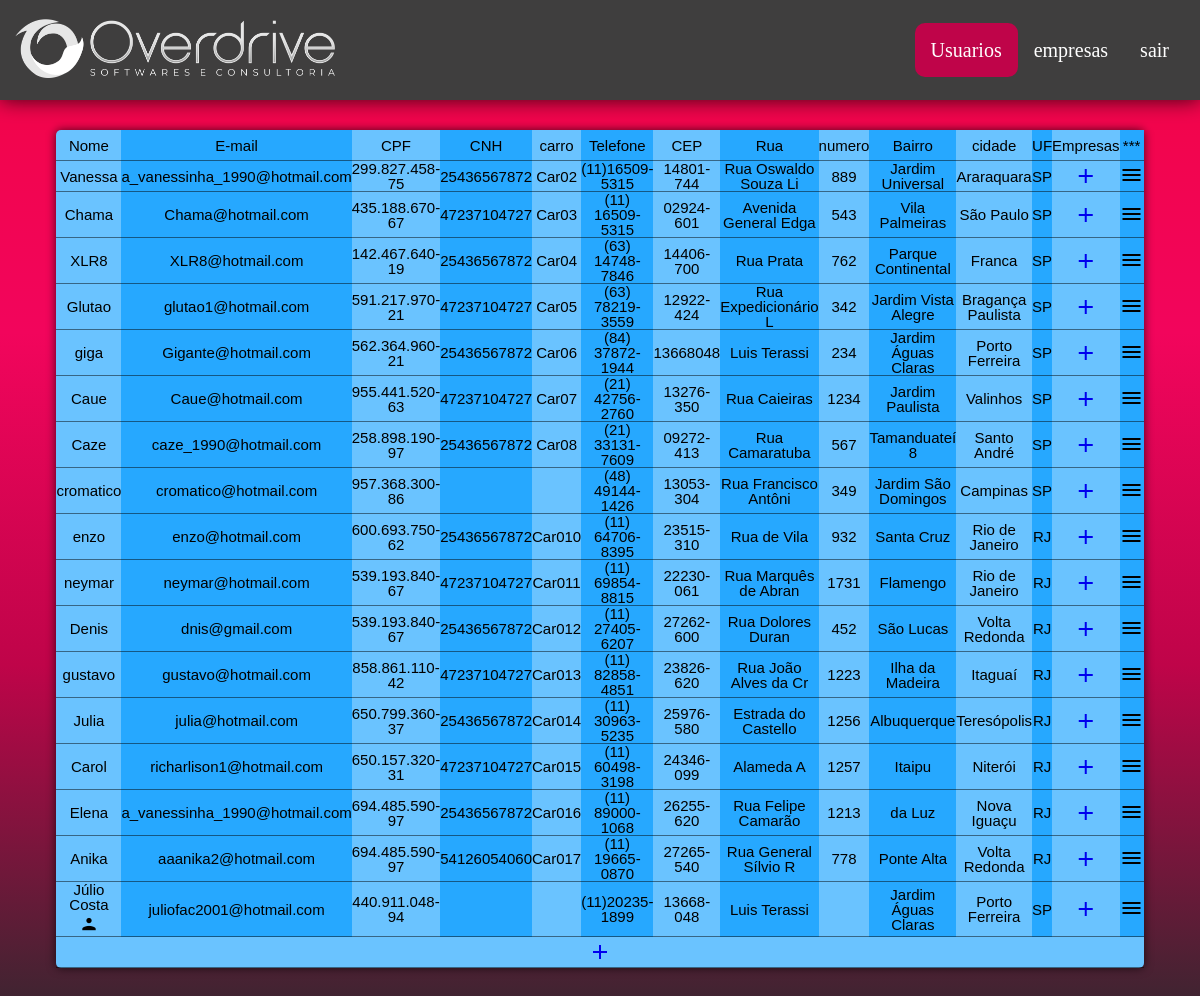
The page /admin/tabelaUsers.php (signed in) on the database its author committed.
### tables this page shows
CREATE TABLE `users` (
  `userId` mediumint(8) unsigned NOT NULL AUTO_INCREMENT,
  `name` varchar(255) DEFAULT NULL,
  `Email` varchar(255) DEFAULT NULL,
  `pass` varchar(255) DEFAULT NULL,
  `CPF` varchar(20) DEFAULT NULL,
  `CNH` varchar(20) DEFAULT NULL,
  `carro` varchar(100) DEFAULT NULL,
  `phone` varchar(20) DEFAULT NULL,
  `CEP` varchar(10) DEFAULT NULL,
  `rua` varchar(20) DEFAULT NULL,
  `numero` varchar(10) DEFAULT NULL,
  `bairro` varchar(50) DEFAULT NULL,
  `cidade` varchar(50) DEFAULT NULL,
  `UF` varchar(5) DEFAULT NULL,
  `admin` tinyint(1) DEFAULT 0,
  `company_Id` mediumint(8) unsigned DEFAULT NULL,
  PRIMARY KEY (`userId`),
  KEY `company_Id` (`company_Id`),
  CONSTRAINT `users_ibfk_1` FOREIGN KEY (`company_Id`) REFERENCES `company` (`companyId`)
);

### admin/tabelaUsers.php (the view, shortened to what this page needs)
<?php
    include('../conexao.php');
    $queryUser = "select * from users order by userId";
    $result_user = mysqli_query($conexao, $queryUser);
?>
<!DOCTYPE html>
<html lang="pt-br">
    <head>
        <link rel="stylesheet" href="../css/reset.css">
        <link rel="stylesheet" href="../css/header.css">
        <link rel="stylesheet" href="../css/tabelaUsers.css">
    </head>
    <body>
        <header>
            <h1><img class="logo" src="../img/logo.png" alt="logo da Overdrive"></h1>
            <nav>
                <ul>
                    <li class="li-nav"><a class="link-nav" href="tabelaUsers.php">Usuarios</a></li>
                    <li class="li-nav"><a class="link-nav" href="tabelaEmpresas.php">empresas</a></li>
                    <li class="li-nav"><a class="link-nav" href="../logout.php">sair</a></li>
                </ul>
            </nav>
        </header>
        <main>
            <table>
                <thead>
                    <tr>
                        <th width="7%" scope="col">Nome</th>
                        <th width="15%" scope="col">E-mail</th>
                        <th width="7%" scope="col">CPF</th>
                        <th width="7%" scope="col">CNH</th>
                        <th width="5%" scope="col">carro</th>
                        <th width="7%" scope="col">Telefone</th>
                        <th width="7%" scope="col">CEP</th>
                        <th width="7%" scope="col">Rua</th>
                        <th width="4%" scope="col">numero</th>
                        <th width="7%" scope="col">Bairro</th>
                        <th width="7%" scope="col">cidade</th>
                        <th width="3%" scope="col">UF</th>
                        <th width="7%" scope="col">Empresas</th>
                        <th width="3%" scope="col">***</th>
                    </tr>
                </thead>
                <tbody>
                   <?php
                        while($user_data = mysqli_fetch_assoc($result_user)){
                            echo "<tr>";
                            echo "<td class='name'>".$user_data['name'];
                            if($user_data["admin"] == 1){
                                echo "<abbr title='user admin'>
                                    <span class='material-symbols-outlined iconVariation'>person</span>
                                </abbr>";
                            }
                            echo"</td>";
                            echo "<td>".$user_data['Email']."</td>";
                            echo "<td>".$user_data['CPF']."</td>";
                            echo "<td>".$user_data['CNH']."</td>";
                            echo "<td>".$user_data['carro']."</td>";
                            echo "<td>".$user_data['phone']."</td>";
                            echo "<td>".$user_data['CEP']."</td>";
                            echo "<td>".$user_data['rua']."</td>";
                            echo "<td>".$user_data['numero']."</td>";
                            echo "<td>".$user_data['bairro']."</td>";
                            echo "<td>".$user_data['cidade']."</td>";
                            echo "<td>".$user_data['UF']."</td>";
                            if(!isset($user_data['company_Id'])){
                                echo "<td>
                                    <abbr title='adicionar'>
                                        <a href='user/joinUserCompany.php?id=$user_data[userId]'>
                                            <span class='material-symbols-outlined add'>add</span>
                                        </a>
                                    </abbr>
                                </td>";
                            }
                                echo "<td>
                                    <span class='material-symbols-outlined menu' id='menu'>menu</span>
                                    <div class='boxMenu'>
                                    <a href='user/edit_user.php?id=$user_data[userId]'>
                                        <abbr title='editar'>
                                            <span class='material-symbols-outlined buttonUsers button-td edit'>edit</span>
                                        </abbr>
                                    </a>
                                    <a href='user/delete_user.php?id=$user_data[userId]'>
                                        <abbr title='apagar'>
                                            <span class='material-symbols-outlined buttonUsers button-td delete'>delete</span>
                                        </abbr>
                                    </a>";
                            echo "</div> </td> </tr>";
                        }
                        ?>
                </tbody>
                <tfoot>
                    <tr>
                        <th colspan="14" class="add">
                            <abbr title='adicionar'>
                                <a class="" href="user/formUser.php">
                                    <span class='material-symbols-outlined add'>add</span>
                                </a>
                            </abbr>
                        </th>
                    </tr>
                </tfoot>
            </table>
        </main>
    </body>
</html>

### css/header.css (style rules this page uses)
header { display: flex; background-color: #3f3e3e; padding: 10px; justify-content: space-between; align-items: center; box-shadow: 0 0 20px rgba(0, 0, 0, 0.753); }
body { background: linear-gradient(#F20544, #F2055C, #BF0449, #402431) ; background-attachment: fixed; }
.logo { width: 20rem; padding: 5px; }
nav { height: 100%; margin: 5px; }
ul { display: flex; flex-direction: row; height: 100%; }
.li-nav { text-align: center; }
.link-nav { font-size: 20px; color: #FFF; height: 30%; padding: 1rem; text-align: center; line-height: 70px; border-radius: 10px; }
.active { background-color: #BF0449; }

### css/tabelaUsers.css (style rules this page uses)
table, td, th { border-bottom: 1px solid #0000007a; }
table { width: 90vw; margin: 30px auto ; table-layout: auto; background-color: #6ac3ff; color: #000; border-radius: 5px; box-shadow: 0px 0px 10px #000000af; }
th:nth-child(2n) { background-color:#26a8ff; }
td:nth-child(2n) { background-color:#26a8ff; }
th,td { text-align: center; height: 30px; vertical-align: middle; font-size: 15px; }
.iconVariation { display: inline-block; vertical-align: middle; left: 0px; font-variation-settings: 'FILL' 1, 'wght' 100, 'GRAD' 0, 'opsz' 40 ; }
.menu { cursor: pointer; transition: 500ms; }
.add { text-align: center; vertical-align: middle; width: 100%; transition: 1s; }

### rows shown on the page
users: name "Vanessa", Email "a_vanessinha_1990@hotmail.com", CPF "299.827.458-75", CNH "25436567872", carro "Car02", phone "(11)16509-5315", CEP "14801-744", rua "Rua Oswaldo Souza Li", numero "889", bairro "Jardim Universal", cidade "Araraquara", UF "SP"
users: name "Chama", Email "Chama@hotmail.com", CPF "435.188.670-67", CNH "47237104727", carro "Car03", phone "(11) 16509-5315", CEP "02924-601", rua "Avenida General Edga", numero "543", bairro "Vila Palmeiras", cidade "São Paulo", UF "SP"
users: name "XLR8", Email "XLR8@hotmail.com", CPF "142.467.640-19", CNH "25436567872", carro "Car04", phone "(63) 14748-7846", CEP "14406-700", rua "Rua Prata", numero "762", bairro "Parque Continental", cidade "Franca", UF "SP"
users: name "Glutao", Email "glutao1@hotmail.com", CPF "591.217.970-21", CNH "47237104727", carro "Car05", phone "(63) 78219-3559", CEP "12922-424", rua "Rua Expedicionário L", numero "342", bairro "Jardim Vista Alegre", cidade "Bragança Paulista", UF "SP"
users: name "giga", Email "Gigante@hotmail.com", CPF "562.364.960-21", CNH "25436567872", carro "Car06", phone "(84) 37872-1944", CEP "13668048", rua "Luis Terassi", numero "234", bairro "Jardim Águas Claras", cidade "Porto Ferreira", UF "SP"
users: name "Caue", Email "Caue@hotmail.com", CPF "955.441.520-63", CNH "47237104727", carro "Car07", phone "(21) 42756-2760", CEP "13276-350", rua "Rua Caieiras", numero "1234", bairro "Jardim Paulista", cidade "Valinhos", UF "SP"
users: name "Caze", Email "caze_1990@hotmail.com", CPF "258.898.190-97", CNH "25436567872", carro "Car08", phone "(21) 33131-7609", CEP "09272-413", rua "Rua Camaratuba", numero "567", bairro "Tamanduateí 8", cidade "Santo André", UF "SP"
users: name "cromatico", Email "cromatico@hotmail.com", CPF "957.368.300-86", phone "(48) 49144-1426", CEP "13053-304", rua "Rua Francisco Antôni", numero "349", bairro "Jardim São Domingos", cidade "Campinas", UF "SP"
users: name "enzo", Email "enzo@hotmail.com", CPF "600.693.750-62", CNH "25436567872", carro "Car010", phone "(11) 64706-8395", CEP "23515-310", rua "Rua de Vila", numero "932", bairro "Santa Cruz", cidade "Rio de Janeiro", UF "RJ"
users: name "neymar", Email "neymar@hotmail.com", CPF "539.193.840-67", CNH "47237104727", carro "Car011", phone "(11) 69854-8815", CEP "22230-061", rua "Rua Marquês de Abran", numero "1731", bairro "Flamengo", cidade "Rio de Janeiro", UF "RJ"
users: name "Denis", Email "dnis@gmail.com", CPF "539.193.840-67", CNH "25436567872", carro "Car012", phone "(11) 27405-6207", CEP "27262-600", rua "Rua Dolores Duran", numero "452", bairro "São Lucas", cidade "Volta Redonda", UF "RJ"
users: name "gustavo", Email "gustavo@hotmail.com", CPF "858.861.110-42", CNH "47237104727", carro "Car013", phone "(11) 82858-4851", CEP "23826-620", rua "Rua João Alves da Cr", numero "1223", bairro "Ilha da Madeira", cidade "Itaguaí", UF "RJ"
users: name "Julia", Email "julia@hotmail.com", CPF "650.799.360-37", CNH "25436567872", carro "Car014", phone "(11) 30963-5235", CEP "25976-580", rua "Estrada do Castello", numero "1256", bairro "Albuquerque", cidade "Teresópolis", UF "RJ"
users: name "Carol", Email "richarlison1@hotmail.com", CPF "650.157.320-31", CNH "47237104727", carro "Car015", phone "(11) 60498-3198", CEP "24346-099", rua "Alameda A", numero "1257", bairro "Itaipu", cidade "Niterói", UF "RJ"
users: name "Elena", Email "a_vanessinha_1990@hotmail.com", CPF "694.485.590-97", CNH "25436567872", carro "Car016", phone "(11) 89000-1068", CEP "26255-620", rua "Rua Felipe Camarão", numero "1213", bairro "da Luz", cidade "Nova Iguaçu", UF "RJ"
users: name "Anika", Email "aaanika2@hotmail.com", CPF "694.485.590-97", CNH "54126054060", carro "Car017", phone "(11) 19665-0870", CEP "27265-540", rua "Rua General Sílvio R", numero "778", bairro "Ponte Alta", cidade "Volta Redonda", UF "RJ"
users: name "Júlio Costa", admin 1 (drawn), Email "juliofac2001@hotmail.com", CPF "440.911.048-94", phone "(11)20235-1899", CEP "13668-048", rua "Luis Terassi", bairro "Jardim Águas Claras", cidade "Porto Ferreira", UF "SP"
